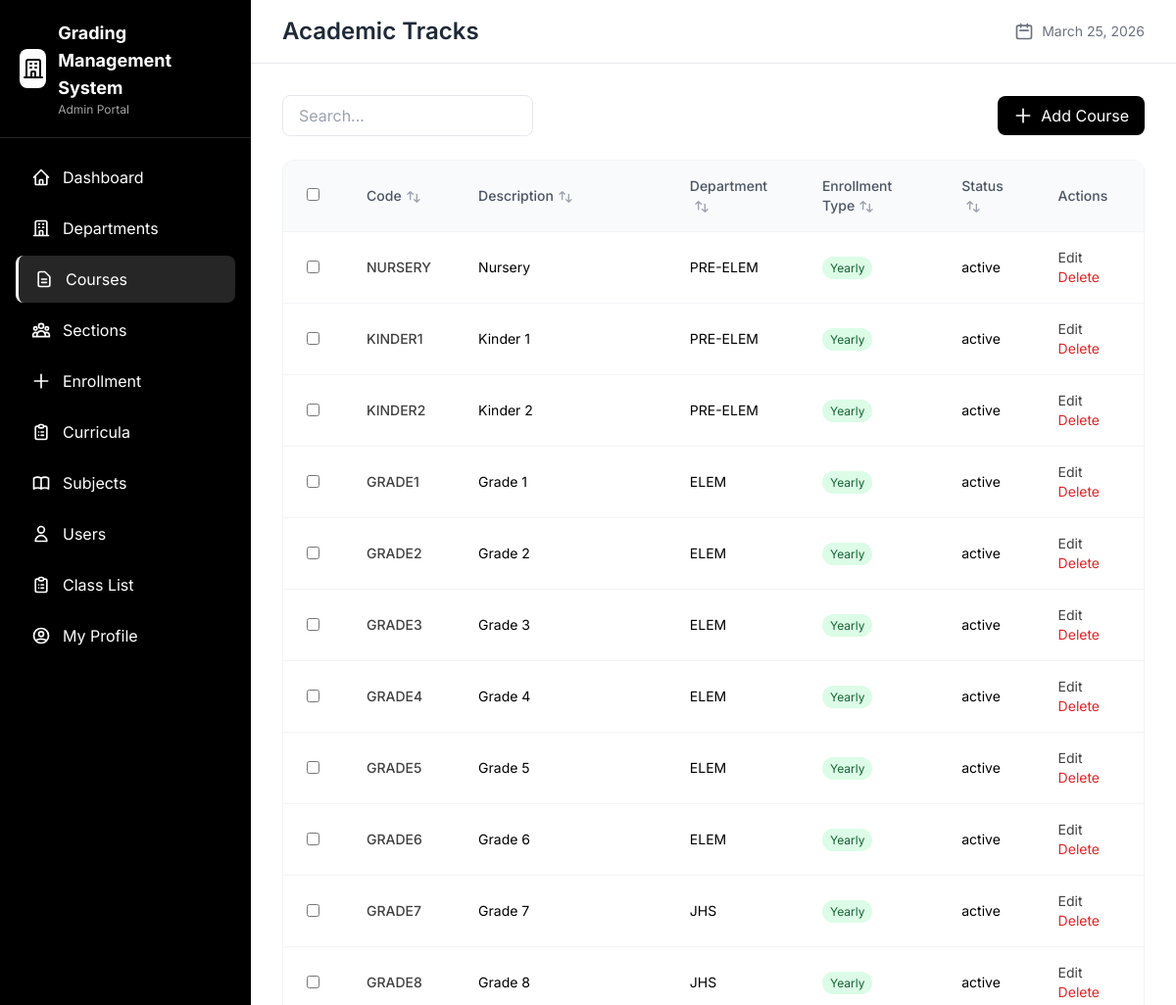
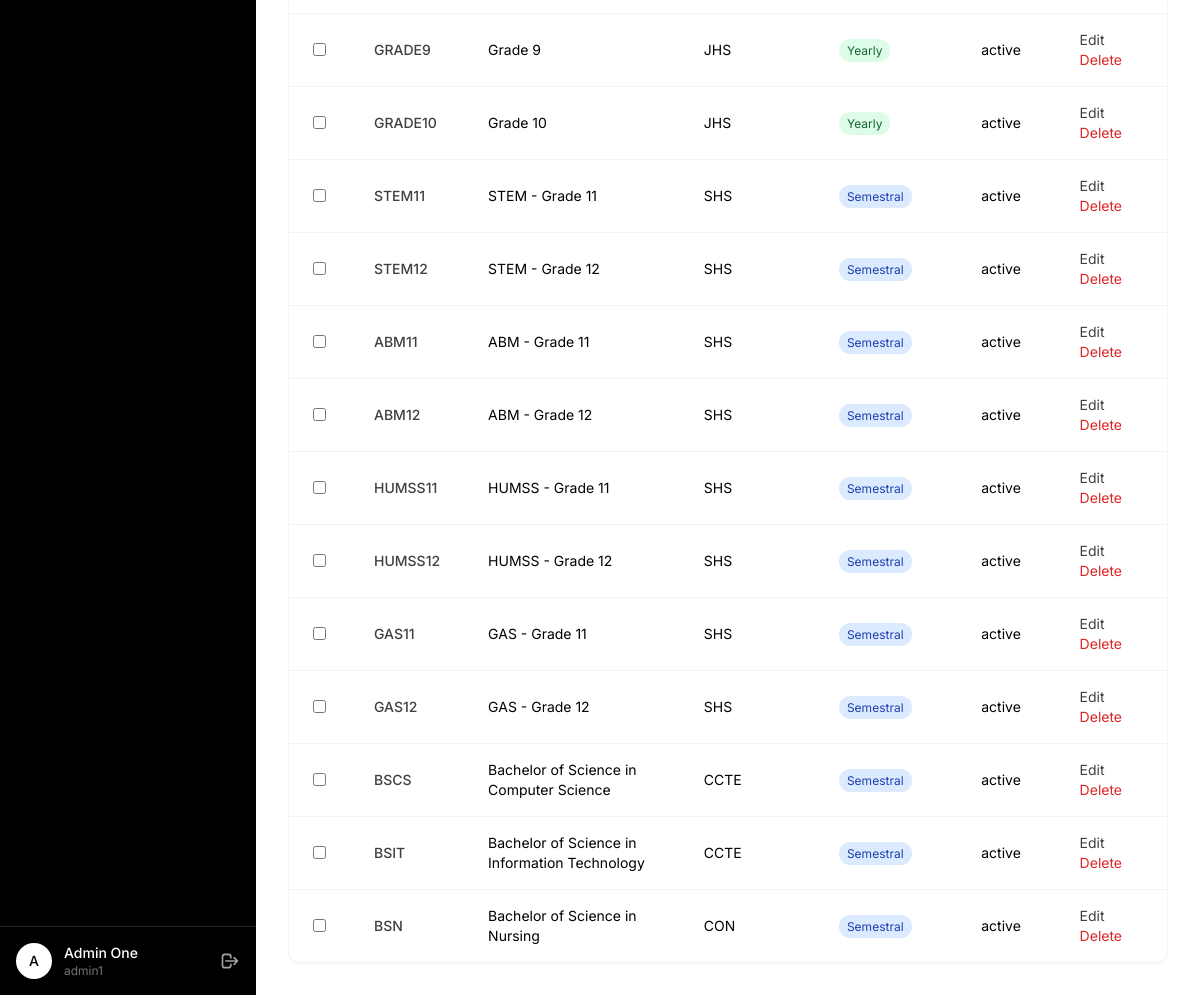
The page /admin/courses.php (signed in) on the database its author committed (2 pictures, top to bottom).
### tables this page shows
CREATE TABLE IF NOT EXISTS `tbl_academic_track` (
  `id` int NOT NULL AUTO_INCREMENT,
  `code` varchar(20) NOT NULL,
  `desc` varchar(100) DEFAULT NULL,
  `status` varchar(20) DEFAULT 'active',
  `dept_id` int DEFAULT NULL,
  `enrollment_type` enum('yearly','semestral') DEFAULT 'yearly',
  PRIMARY KEY (`id`),
  KEY `dept_id` (`dept_id`),
  CONSTRAINT `tbl_academic_track_ibfk_1` FOREIGN KEY (`dept_id`) REFERENCES `tbl_departments` (`id`)
);

CREATE TABLE IF NOT EXISTS `tbl_departments` (
  `id` int NOT NULL AUTO_INCREMENT,
  `code` varchar(20) NOT NULL,
  `description` varchar(100) DEFAULT NULL,
  `education_level` enum('k12','college') NOT NULL DEFAULT 'k12',
  `status` varchar(20) DEFAULT 'active',
  `created_at` datetime DEFAULT CURRENT_TIMESTAMP,
  `updated_at` datetime DEFAULT CURRENT_TIMESTAMP ON UPDATE CURRENT_TIMESTAMP,
  PRIMARY KEY (`id`)
);

### config/session.php (called while the page is built, shortened)
<?php
function isLoggedIn() {
    return isset($_SESSION['user_id']);
}
function getCurrentUser() {
    if (isLoggedIn()) {
        return [
            'id' => $_SESSION['user_id'],
            'username' => $_SESSION['username'],
            'role' => $_SESSION['role'],
            'name' => $_SESSION['name'] ?? $_SESSION['username']
        ];
    }
    return null;
}

### includes/functions.php (called while the page is built, shortened)
<?php
function getCurrentDate() {
    return date('F d, Y');
}

### config/database.php (called while the page is built, shortened)
<?php
class Database {
    private static $instance = null;
    private $conn;
    private function __construct() {
        try {
            $this->conn = new PDO(
                "mysql:host=" . DB_HOST . ";dbname=" . DB_NAME . ";charset=utf8mb4",
                DB_USER,
                DB_PASS,
                [
                    PDO::ATTR_ERRMODE => PDO::ERRMODE_EXCEPTION,
                    PDO::ATTR_DEFAULT_FETCH_MODE => PDO::FETCH_ASSOC,
                    PDO::ATTR_EMULATE_PREPARES => false
                ]
            );
        } catch (PDOException $e) {
            die("Connection failed: " . $e->getMessage());
        }
    }
    public static function getInstance() {
        if (self::$instance === null) {
            self::$instance = new self();
        }
        return self::$instance;
    }
    public function getConnection() {
        return $this->conn;
    }
}
function db() {
    return Database::getInstance()->getConnection();
}

### admin/courses.php (the view, shortened to what this page needs)
<?php
require_once '../config/database.php';
require_once '../config/session.php';
require_once '../includes/functions.php';
$courses = db()->query("SELECT c.*, d.code as dept_code, d.description as dept_name
    FROM tbl_academic_track c
    LEFT JOIN tbl_departments d ON c.dept_id = d.id
    ORDER BY c.id ASC")->fetchAll();
include '../includes/header.php';
include '../includes/sidebar_admin.php';
?>
<main class="main-content lg:ml-64 min-h-screen">
    <div class="bg-white border-b border-gray-200 px-4 sm:px-8 py-4">
        <div class="flex flex-col sm:flex-row sm:items-center sm:justify-between gap-2">
            <h1 class="text-xl sm:text-2xl font-semibold text-gray-800">Academic Tracks</h1>
            <div class="flex items-center gap-2 text-gray-500 text-sm">
                <svg class="w-5 h-5 hidden sm:block" fill="none" stroke="currentColor" viewBox="0 0 24 24">
                    <path stroke-linecap="round" stroke-linejoin="round" stroke-width="2" d="M8 7V3m8 4V3m-9 8h10M5 21h14a2 2 0 002-2V7a2 2 0 00-2-2H5a2 2 0 00-2 2v12a2 2 0 002 2z"></path>
                </svg>
                <span><?= getCurrentDate() ?></span>
            </div>
        </div>
    </div>
    <div class="p-4 sm:p-8">
        <div class="flex flex-col sm:flex-row sm:items-center sm:justify-between gap-4 mb-6">
            <div class="flex flex-col sm:flex-row items-stretch sm:items-center gap-4">
                <div class="relative">
                    <input type="text" id="searchInput" placeholder="Search..."
                        class="pl-4 pr-10 py-2 border border-gray-200 rounded-lg focus:ring-2 focus:ring-blue-500 focus:border-transparent w-full sm:w-64">
                </div>
            </div>
            <button onclick="openModal('addModal')"
                class="flex items-center gap-2 bg-black text-white px-4 py-2 rounded-lg hover:bg-neutral-800 transition">
                <svg class="w-5 h-5" fill="none" stroke="currentColor" viewBox="0 0 24 24">
                    <path stroke-linecap="round" stroke-linejoin="round" stroke-width="2" d="M12 4v16m8-8H4"></path>
                </svg>
                Add Course
            </button>
        </div>
        <div class="bg-white rounded-xl shadow-sm border border-gray-100 overflow-hidden">
            <div class="overflow-x-auto">
            <table class="w-full min-w-[700px]" id="dataTable">
                <thead class="bg-gray-50">
                    <tr class="text-left text-sm text-gray-600">
                        <th class="px-6 py-4 font-medium">
                            <input type="checkbox" class="rounded border-gray-300">
                        </th>
                        <th class="px-6 py-4 font-medium sortable">Code</th>
                        <th class="px-6 py-4 font-medium sortable">Description</th>
                        <th class="px-6 py-4 font-medium sortable">Department</th>
                        <th class="px-6 py-4 font-medium sortable">Enrollment Type</th>
                        <th class="px-6 py-4 font-medium sortable">Status</th>
                        <th class="px-6 py-4 font-medium">Actions</th>
                    </tr>
                </thead>
                <tbody>
                    <?php foreach ($courses as $course): ?>
                    <tr class="border-t border-gray-100 hover:bg-gray-50">
                        <td class="px-6 py-4">
                            <input type="checkbox" class="rounded border-gray-300">
                        </td>
                        <td class="px-6 py-4 text-sm font-medium text-neutral-700"><?= htmlspecialchars($course['code']) ?></td>
                        <td class="px-6 py-4 text-sm"><?= htmlspecialchars($course['desc']) ?></td>
                        <td class="px-6 py-4 text-sm"><?= htmlspecialchars($course['dept_code'] ?? 'N/A') ?></td>
                        <td class="px-6 py-4 text-sm">
                            <span class="px-2 py-1 rounded-full text-xs <?= ($course['enrollment_type'] ?? 'yearly') === 'semestral' ? 'bg-blue-100 text-blue-800' : 'bg-green-100 text-green-800' ?>">
                                <?= ucfirst($course['enrollment_type'] ?? 'yearly') ?>
                            </span>
                        </td>
                        <td class="px-6 py-4 text-sm"><?= $course['status'] ?></td>
                        <td class="px-6 py-4 text-sm">
                            <button onclick="editCourse(<?= htmlspecialchars(json_encode($course)) ?>)"
                                class="text-neutral-700 hover:text-black mr-3">Edit</button>
                            <button onclick="deleteCourse(<?= $course['id'] ?>, '<?= htmlspecialchars($course['code']) ?>')"
                                class="text-red-600 hover:text-red-800">Delete</button>
                        </td>
                    </tr>
                    <?php endforeach; ?>
                </tbody>
            </table>
            </div>
        </div>
    </div>
</main>
<?php include '../includes/footer.php'; ?>

### includes/header.php (shortened to what this page needs)
<!DOCTYPE html>
<html lang="en">
<head>
    <script src="https://cdn.tailwindcss.com"></script>
</head>
<body class="bg-white">

### includes/sidebar_admin.php (shortened to what this page needs)
<?php
$currentUser = getCurrentUser();
$currentPage = basename($_SERVER['PHP_SELF'], '.php');
?>
<aside id="sidebar" class="sidebar fixed inset-y-0 left-0 w-64 bg-black text-white flex flex-col z-50 lg:translate-x-0">
    <div class="p-5 border-b border-neutral-800">
        <div class="flex items-center justify-between">
            <div class="flex items-center gap-3">
            <div class="w-10 h-10 bg-white rounded-lg flex items-center justify-center">
                <svg class="w-6 h-6 text-black" fill="none" stroke="currentColor" viewBox="0 0 24 24">
                    <path stroke-linecap="round" stroke-linejoin="round" stroke-width="2" d="M19 21V5a2 2 0 00-2-2H7a2 2 0 00-2 2v16m14 0h2m-2 0h-5m-9 0H3m2 0h5M9 7h1m-1 4h1m4-4h1m-1 4h1m-5 10v-5a1 1 0 011-1h2a1 1 0 011 1v5m-4 0h4"></path>
                </svg>
            </div>
            <div>
                <h1 class="text-lg font-bold">Grading Management System</h1>
                <p class="text-xs text-neutral-400">Admin Portal</p>
            </div>
        </div>
        </div>
    </div>
    <nav class="flex-1 p-4 space-y-1 overflow-y-auto">
        <a href="/admin/dashboard.php" class="sidebar-link flex items-center gap-3 px-4 py-3 rounded-lg <?= $currentPage === 'dashboard' ? 'active' : '' ?>">
            <svg class="w-5 h-5" fill="none" stroke="currentColor" viewBox="0 0 24 24">
                <path stroke-linecap="round" stroke-linejoin="round" stroke-width="2" d="M3 12l2-2m0 0l7-7 7 7M5 10v10a1 1 0 001 1h3m10-11l2 2m-2-2v10a1 1 0 01-1 1h-3m-6 0a1 1 0 001-1v-4a1 1 0 011-1h2a1 1 0 011 1v4a1 1 0 001 1m-6 0h6"></path>
            </svg>
            <span>Dashboard</span>
        </a>
        <a href="/admin/departments.php" class="sidebar-link flex items-center gap-3 px-4 py-3 rounded-lg <?= $currentPage === 'departments' ? 'active' : '' ?>">
            <svg class="w-5 h-5" fill="none" stroke="currentColor" viewBox="0 0 24 24">
                <path stroke-linecap="round" stroke-linejoin="round" stroke-width="2" d="M19 21V5a2 2 0 00-2-2H7a2 2 0 00-2 2v16m14 0h2m-2 0h-5m-9 0H3m2 0h5M9 7h1m-1 4h1m4-4h1m-1 4h1m-5 10v-5a1 1 0 011-1h2a1 1 0 011 1v5m-4 0h4"></path>
            </svg>
            <span>Departments</span>
        </a>
        <a href="/admin/courses.php" class="sidebar-link flex items-center gap-3 px-4 py-3 rounded-lg <?= $currentPage === 'courses' ? 'active' : '' ?>">
            <svg class="w-5 h-5" fill="none" stroke="currentColor" viewBox="0 0 24 24">
                <path stroke-linecap="round" stroke-linejoin="round" stroke-width="2" d="M9 12h6m-6 4h6m2 5H7a2 2 0 01-2-2V5a2 2 0 012-2h5.586a1 1 0 01.707.293l5.414 5.414a1 1 0 01.293.707V19a2 2 0 01-2 2z"></path>
            </svg>
            <span>Courses</span>
        </a>
        <a href="/admin/sections.php" class="sidebar-link flex items-center gap-3 px-4 py-3 rounded-lg <?= $currentPage === 'sections' ? 'active' : '' ?>">
            <span>Sections</span>
        </a>
        <a href="/admin/enrollment.php" class="sidebar-link flex items-center gap-3 px-4 py-3 rounded-lg <?= $currentPage === 'enrollment' ? 'active' : '' ?>">
            <svg class="w-5 h-5" fill="none" stroke="currentColor" viewBox="0 0 24 24">
                <path stroke-linecap="round" stroke-linejoin="round" stroke-width="2" d="M12 4v16m8-8H4"></path>
            </svg>
            <span>Enrollment</span>
        </a>
        <a href="/admin/curricula.php" class="sidebar-link flex items-center gap-3 px-4 py-3 rounded-lg <?= $currentPage === 'curricula' ? 'active' : '' ?>">
            <span>Curricula</span>
        </a>
        <a href="/admin/subjects.php" class="sidebar-link flex items-center gap-3 px-4 py-3 rounded-lg <?= $currentPage === 'subjects' ? 'active' : '' ?>">
            <span>Subjects</span>
        </a>
        <a href="/admin/users.php" class="sidebar-link flex items-center gap-3 px-4 py-3 rounded-lg <?= $currentPage === 'users' ? 'active' : '' ?>">
            <svg class="w-5 h-5" fill="none" stroke="currentColor" viewBox="0 0 24 24">
                <path stroke-linecap="round" stroke-linejoin="round" stroke-width="2" d="M16 7a4 4 0 11-8 0 4 4 0 018 0zM12 14a7 7 0 00-7 7h14a7 7 0 00-7-7z"></path>
            </svg>
            <span>Users</span>
        </a>
        <a href="/admin/class_list.php" class="sidebar-link flex items-center gap-3 px-4 py-3 rounded-lg <?= $currentPage === 'class_list' ? 'active' : '' ?>">
            <span>Class List</span>
        </a>
        <a href="/admin/profile.php" class="sidebar-link flex items-center gap-3 px-4 py-3 rounded-lg <?= $currentPage === 'profile' ? 'active' : '' ?>">
            <svg class="w-5 h-5" fill="none" stroke="currentColor" viewBox="0 0 24 24">
                <path stroke-linecap="round" stroke-linejoin="round" stroke-width="2" d="M5.121 17.804A13.937 13.937 0 0112 16c2.5 0 4.847.655 6.879 1.804M15 10a3 3 0 11-6 0 3 3 0 016 0zm6 2a9 9 0 11-18 0 9 9 0 0118 0z"></path>
            </svg>
            <span>My Profile</span>
        </a>
    </nav>
    <div class="p-4 border-t border-neutral-800">
        <div class="flex items-center justify-between">
            <div class="flex items-center gap-3">
                <div class="w-9 h-9 bg-white text-black rounded-full flex items-center justify-center text-sm font-medium">
                    <?= strtoupper(substr($currentUser['name'] ?? 'A', 0, 1)) ?>
                </div>
                <div>
                    <p class="text-sm font-medium"><?= $currentUser['name'] ?? 'Admin' ?></p>
                    <p class="text-xs text-neutral-500"><?= $currentUser['username'] ?? '' ?></p>
                </div>
            </div>
            <a href="/logout.php" class="text-neutral-400 hover:text-white transition">
                <svg class="w-5 h-5" fill="none" stroke="currentColor" viewBox="0 0 24 24">
                    <path stroke-linecap="round" stroke-linejoin="round" stroke-width="2" d="M17 16l4-4m0 0l-4-4m4 4H7m6 4v1a3 3 0 01-3 3H6a3 3 0 01-3-3V7a3 3 0 013-3h4a3 3 0 013 3v1"></path>
                </svg>
            </a>
        </div>
    </div>
</aside>

### includes/footer.php (shortened to what this page needs)
</body>
</html>

### includes/header.php (style rules this page uses)
body { font-family: 'Inter', sans-serif; }
.sidebar-link { transition: all 0.2s ease; }
.sidebar-link.active { background-color: rgba(255,255,255,0.15); border-left: 3px solid white; }

### rows shown on the page
tbl_academic_track: code "NURSERY", desc "Nursery", dept.code "PRE-ELEM", enrollment_type "Yearly", status "active"
tbl_academic_track: code "KINDER1", desc "Kinder 1", dept.code "PRE-ELEM", enrollment_type "Yearly", status "active"
tbl_academic_track: code "KINDER2", desc "Kinder 2", dept.code "PRE-ELEM", enrollment_type "Yearly", status "active"
tbl_academic_track: code "GRADE1", desc "Grade 1", dept.code "ELEM", enrollment_type "Yearly", status "active"
tbl_academic_track: code "GRADE2", desc "Grade 2", dept.code "ELEM", enrollment_type "Yearly", status "active"
tbl_academic_track: code "GRADE3", desc "Grade 3", dept.code "ELEM", enrollment_type "Yearly", status "active"
tbl_academic_track: code "GRADE4", desc "Grade 4", dept.code "ELEM", enrollment_type "Yearly", status "active"
tbl_academic_track: code "GRADE5", desc "Grade 5", dept.code "ELEM", enrollment_type "Yearly", status "active"
tbl_academic_track: code "GRADE6", desc "Grade 6", dept.code "ELEM", enrollment_type "Yearly", status "active"
tbl_academic_track: code "GRADE7", desc "Grade 7", dept.code "JHS", enrollment_type "Yearly", status "active"
tbl_academic_track: code "GRADE8", desc "Grade 8", dept.code "JHS", enrollment_type "Yearly", status "active"
tbl_academic_track: code "GRADE9", desc "Grade 9", dept.code "JHS", enrollment_type "Yearly", status "active"
tbl_academic_track: code "GRADE10", desc "Grade 10", dept.code "JHS", enrollment_type "Yearly", status "active"
tbl_academic_track: code "STEM11", desc "STEM - Grade 11", dept.code "SHS", enrollment_type "Semestral", status "active"
tbl_academic_track: code "STEM12", desc "STEM - Grade 12", dept.code "SHS", enrollment_type "Semestral", status "active"
tbl_academic_track: code "ABM11", desc "ABM - Grade 11", dept.code "SHS", enrollment_type "Semestral", status "active"
tbl_academic_track: code "ABM12", desc "ABM - Grade 12", dept.code "SHS", enrollment_type "Semestral", status "active"
tbl_academic_track: code "HUMSS11", desc "HUMSS - Grade 11", dept.code "SHS", enrollment_type "Semestral", status "active"
tbl_academic_track: code "HUMSS12", desc "HUMSS - Grade 12", dept.code "SHS", enrollment_type "Semestral", status "active"
tbl_academic_track: code "GAS11", desc "GAS - Grade 11", dept.code "SHS", enrollment_type "Semestral", status "active"
tbl_academic_track: code "GAS12", desc "GAS - Grade 12", dept.code "SHS", enrollment_type "Semestral", status "active"
tbl_academic_track: code "BSCS", desc "Bachelor of Science in Computer Science", dept.code "CCTE", enrollment_type "Semestral", status "active"
tbl_academic_track: code "BSIT", desc "Bachelor of Science in Information Technology", dept.code "CCTE", enrollment_type "Semestral", status "active"
tbl_academic_track: code "BSN", desc "Bachelor of Science in Nursing", dept.code "CON", enrollment_type "Semestral", status "active"

### other values the page prints
substr($currentUser['name'] ?? 'A', 0, 1) "A"
$currentUser['name'] "Admin One"
$currentUser['username'] "admin1"
getCurrentDate() "March 25, 2026"
